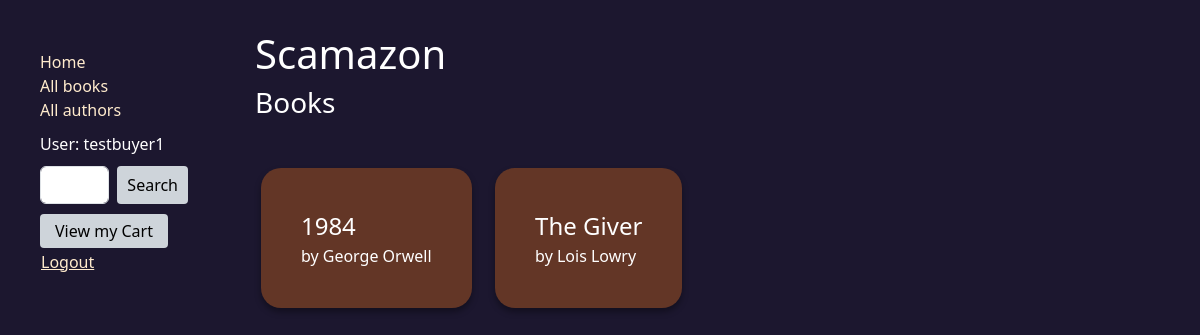
/browse-books/ (signed in), run on an earlier commit of the app's database.
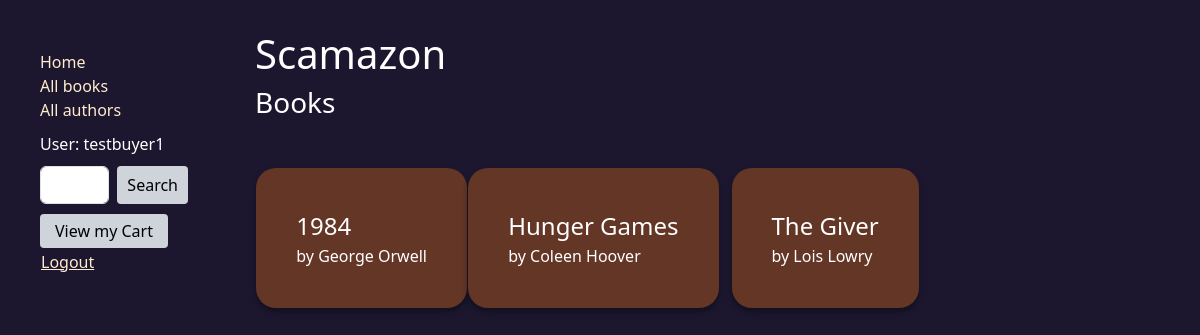
And on a later commit of the database.
### store/models.py (models this page shows, shortened)
class Book(models.Model):
    title = models.CharField(max_length=200);
    author = models.CharField(max_length=200);
    isbn = models.CharField(max_length=13, primary_key=True);
    pages = models.IntegerField(default=0, validators = [MinValueValidator(0)]);
    rating = models.FloatField(default=0, validators = [MinValueValidator(0), MaxValueValidator(5.0)]);
    description = models.CharField(default = None, blank = True, null = True, max_length = 1500);

### store/views.py (the view)
# urls.py: path("browse-books/", views.browse_books, name='browse-books'),
@login_required
def browse_books(request):
    book_list = Book.objects.all().order_by('title').values()
    context = {
        "book_list" : book_list,
    }
    return render(request, 'browse_books.html', context = context)

### store/templates/browse_books.html
{% extends "base_generic.html" %}
{% block content %}
<h1> Scamazon </h1>
<h3> Books</h3>
<div class="books-holder">
{% for instance in book_list %}
  <a class="book-holder" href = "/books/{{instance.isbn}}/">
    <div class="book-title">{{ instance.title }}</div>
    <div class="book-author">by {{instance.author}}</div>
  </a>
{% endfor %}
</div>
{% endblock %}

What changed in the data, as far as the page shows it:
added Book: title "Hunger Games", author "Coleen Hoover"
